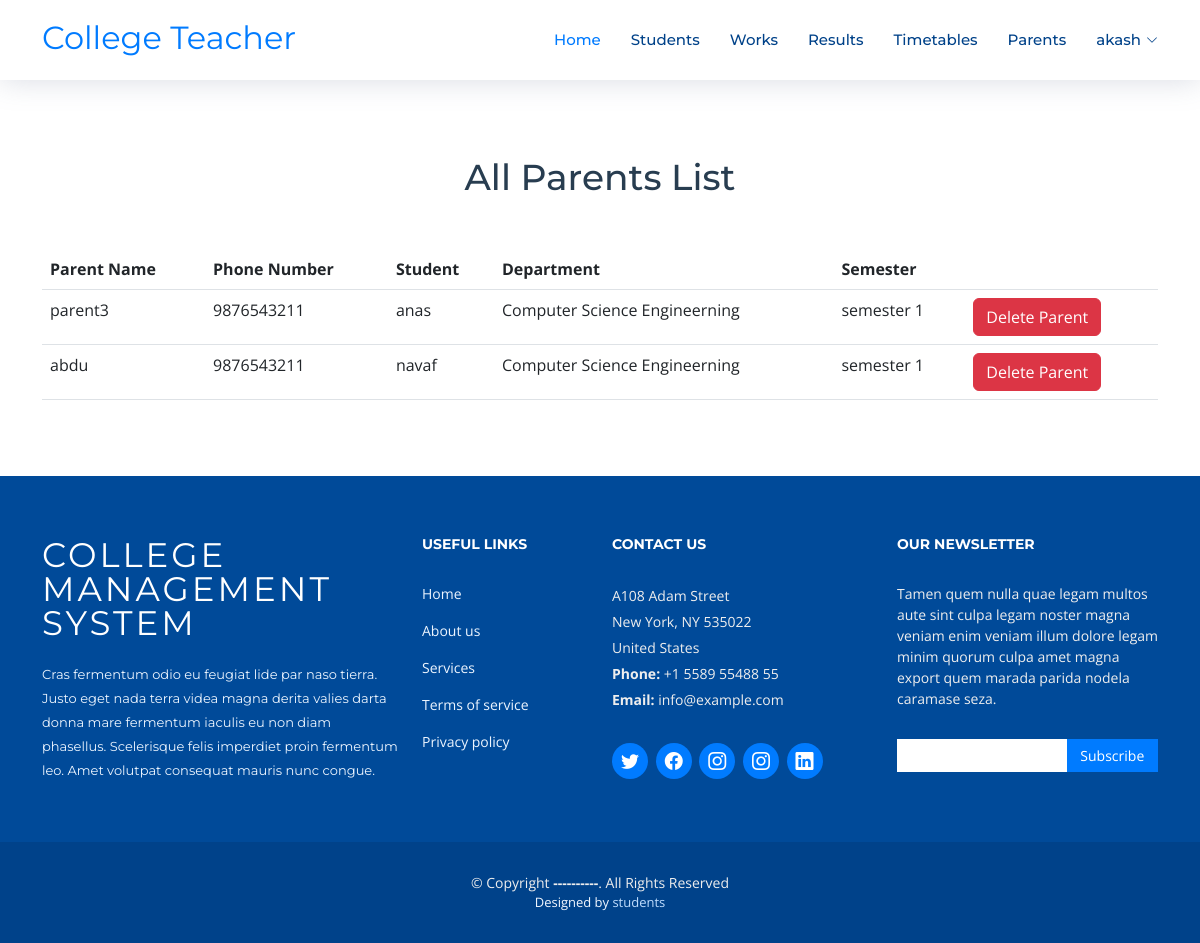
Page /Teacher/viewParents (signed in) on the committed database.
### parent/models.py (models this page shows)
class ParentProfile(models.Model):
    Phone_Number = models.IntegerField()
    Address = models.CharField(max_length=255)
    Department = models.CharField(max_length=255,null=True,blank=True)
    student = models.ForeignKey(StudentProfile,on_delete=models.CASCADE,null=True,blank=True)
    parent = models.ForeignKey(User,on_delete=models.CASCADE,null=True,blank=True)

### teacher/models.py (models this page shows)
class StudentProfile(models.Model):
    options = (
    ("Computer Science Engineerning","Computer Science Engineerning"),
    ("Electronics Engineerning","Electronics Engineerning"),
    ("Civil Engineerning","Civil Engineerning"),
    ("Mechanical Engineerning","Mechanical Engineerning"),
    ("Electrical Engineerning","Electrical Engineerning")
    )
    sems = (
        ("semester 1","semester 1"),
        ("semester 2","semester 2"),
        ("semester 3","semester 3"),
        ("semester 4","semester 4"),
        ("semester 5","semester 5"),
        ("semester 6","semester 6"),
    )
    Semester = models.CharField(max_length=255,choices=sems)
    Department = models.CharField(max_length=255,choices=options)
    Register_Number = models.CharField(max_length=255)
    Blood_Group = models.CharField(max_length=255,null=True,blank=True)
    Date_of_birth = models.DateField(blank=True)
    Phone_Number = models.IntegerField()
    Address = models.CharField(max_length=255)
    Profile_Image = models.FileField(upload_to="students")
    user = models.ForeignKey(User,on_delete=models.CASCADE,null=True,blank=True)

### teacher/views.py (the view)
# urls.py: path("viewParents",views.viewParents,name="viewParents"),
def viewParents(request):
    teacher = TeacherProfile.objects.get(user=request.user)
    students = StudentProfile.objects.filter(Department = teacher.Department)
    parents = ParentProfile.objects.filter(Department=teacher.Department)
    new_parents = parents.filter(student=None)
    new_parent_count = new_parents.count()
    return render(request,"teacher/view-parents.html",{"parents":parents,"new_parents":new_parents,"students":students,"new_parent_count":new_parent_count})

### templates/teacher/view-parents.html (shortened to what this page needs)
{% extends 'teacher/index.html' %}
{% block content %}
<main id="main">
    <section id="contact" class="contact">
        <div class="container" data-aos="fade-up">
            <div class="section-header mt-5 pt-5">
                <h3>All Parents List</h3>
            </div>
            <div class="row gx-lg-0 gy-4">
                <div class="col-lg-12">
                    <table class="table">
                        <thead>
                            <tr>
                                <th>Parent Name</th>
                                <th>Phone Number</th>
                                <th>Student </th>
                                <th>Department</th>
                                <th>Semester</th>
                                <th></th>
                            </tr>
                        </thead>
                        <tbody>
                            {% for t in parents %}
                            {% if t.student != None %}
                            <tr>
                                <td>{{t.parent.first_name}}</td>
                                <td>{{t.Phone_Number}}</td>
                                <td>{{t.student.user.first_name}}</td>
                                <td>{{t.student.Department}}</td>
                                <td>{{t.student.Semester}}</td>
                                <td>
                                    <a href="{% url 'deleteParent' t.parent.id %}" class="btn btn-danger"
                                        onclick="return confirm('Confirm Delete ? ')">Delete Parent</a>
                                </td>
                            </tr>
                            {% endif %}
                            {% endfor %}
                        </tbody>
                    </table>
                </div>
            </div>
        </div>
    </section>
</main>
{% endblock %}

### templates/teacher/index.html (shortened to what this page needs)
<!DOCTYPE html>
{% load static %}
<html lang="en">
<head>
    <link href="{% static 'assets/vendor/aos/aos.css' %}" rel="stylesheet">
    <link href="{% static 'assets/vendor/bootstrap/css/bootstrap.min.css' %}" rel="stylesheet">
    <link href="{% static 'assets/vendor/bootstrap-icons/bootstrap-icons.css' %}" rel="stylesheet">
    <link href="{% static 'assets/vendor/glightbox/css/glightbox.min.css' %}" rel="stylesheet">
    <link href="{% static 'assets/vendor/swiper/swiper-bundle.min.css' %}" rel="stylesheet">
    <link href="{% static 'assets/css/style.css' %}" rel="stylesheet">
</head>
<body>
    <header id="header" class="fixed-top d-flex align-items-center">
        <div class="container d-flex justify-content-between align-items-center ">
            <div class="logo">
                <a href="/">
                    <h2 class="mt-3">College Teacher</h2>
                </a>
            </div>
            <nav id="navbar" class="navbar">
                <ul>
                    <li><a class="nav-link scrollto active" href="/">Home</a></li>
                    <li><a class="nav-link scrollto" href="{% url 'viewDepartmentStudents' %}">Students</a></li>
                    <li><a class="nav-link scrollto" href="{% url 'viewWorks' %}">Works</a></li>
                    <li><a class="nav-link scrollto " href="{% url 'viewSemResults' %}">Results</a></li>
                    <li><a class="nav-link scrollto " href="{% url 'viewTimeTable' %}">Timetables</a></li>
                    <li><a class="nav-link scrollto" href="{% url 'viewParents' %}">Parents</a></li>
                    <li class="dropdown">
                        <a href="#">
                            <span>{{request.user.username}}</span>
                            <i class="bi bi-chevron-down"></i></a>
                    </li>
                </ul>
            </nav>
        </div>
    </header>
    {% block content %}{% endblock %}
    <footer id="footer">
        <div class="footer-top">
            <div class="container">
                <div class="row">
                    <div class="col-lg-4 col-md-6 footer-info">
                        <h3>College Management system</h3>
                        <p>Cras fermentum odio eu feugiat lide par naso tierra. Justo eget nada terra videa magna derita
                            valies darta donna mare fermentum iaculis eu non diam phasellus. Scelerisque felis imperdiet
                            proin fermentum leo. Amet volutpat consequat mauris nunc congue.</p>
                    </div>
                    <div class="col-lg-2 col-md-6 footer-links">
                        <h4>Useful Links</h4>
                        <ul>
                            <li><a href="#">Home</a></li>
                            <li><a href="#">About us</a></li>
                            <li><a href="#">Services</a></li>
                            <li><a href="#">Terms of service</a></li>
                            <li><a href="#">Privacy policy</a></li>
                        </ul>
                    </div>
                    <div class="col-lg-3 col-md-6 footer-contact">
                        <h4>Contact Us</h4>
                        <p>
                            A108 Adam Street <br>
                            New York, NY 535022<br>
                            United States <br>
                            <strong>Phone:</strong> +1 5589 55488 55<br>
                            <strong>Email:</strong> info@example.com<br>
                        </p>
                        <div class="social-links">
                            <a href="#" class="twitter"><i class="bi bi-twitter"></i></a>
                            <a href="#" class="facebook"><i class="bi bi-facebook"></i></a>
                            <a href="#" class="instagram"><i class="bi bi-instagram"></i></a>
                            <a href="#" class="instagram"><i class="bi bi-instagram"></i></a>
                            <a href="#" class="linkedin"><i class="bi bi-linkedin"></i></a>
                        </div>
                    </div>
                    <div class="col-lg-3 col-md-6 footer-newsletter">
                        <h4>Our Newsletter</h4>
                        <p>Tamen quem nulla quae legam multos aute sint culpa legam noster magna veniam enim veniam
                            illum dolore legam minim quorum culpa amet magna export quem marada parida nodela caramase
                            seza.</p>
                        <form action="" method="post">
                            <input type="email" name="email"><input type="submit" value="Subscribe">
                        </form>
                    </div>
                </div>
            </div>
        </div>
        <div class="container">
            <div class="copyright">
                &copy; Copyright <strong>----------</strong>. All Rights Reserved
            </div>
            <div class="credits">
                Designed by <a href="">students</a>
            </div>
        </div>
    </footer>
</body>
</html>

### static/assets/css/style.css (style rules this page uses)
body { background: #fff; color: #444; font-family: "Open Sans", sans-serif; }
a { color: #007bff; text-decoration: none; transition: 0.5s; }
p { padding: 0; margin: 0 0 30px 0; }
h1, h2, h3, h4, h5, h6 { font-family: "Montserrat", sans-serif; font-weight: 400; margin: 0 0 20px 0; padding: 0; }
#header { height: 80px; z-index: 997; transition: all 0.5s; background: #fff; box-shadow: 0px 0px 30px rgba(127, 137, 161, 0.3); }
.navbar { padding: 0; }
.navbar ul { margin: 0; padding: 0; display: flex; list-style: none; align-items: center; }
.navbar li { position: relative; }
.navbar a, .navbar a:focus { display: flex; align-items: center; justify-content: space-between; padding: 10px 0 10px 30px; font-family: "Montserrat", sans-serif; font-size: 15px; color: #004289; font-weight: 500; white-space: nowrap; transition: 0.3s; }
.navbar a i, .navbar a:focus i { font-size: 12px; line-height: 0; margin-left: 5px; }
.navbar a:hover, .navbar .active, .navbar .active:focus, .navbar li:hover>a { color: #007bff; }
section { overflow: hidden; }
.section-header h3 { font-size: 36px; color: #283d50; text-align: center; font-weight: 500; position: relative; }
#contact { box-shadow: 0px 0px 12px 0px rgba(0, 0, 0, 0.1); padding: 60px 0; overflow: hidden; }
#contact .section-header { padding-bottom: 30px; }
#footer { background: #00428a; padding: 0 0 30px 0; color: #eee; font-size: 14px; }
#footer .footer-top { background: #004a99; padding: 60px 0 30px 0; }
#footer .footer-top .footer-info { margin-bottom: 30px; }
#footer .footer-top .footer-info h3 { font-size: 34px; margin: 0 0 20px 0; padding: 2px 0 2px 0; line-height: 1; font-family: "Montserrat", sans-serif; color: #fff; font-weight: 400; letter-spacing: 3px; text-transform: uppercase; }
#footer .footer-top .footer-info p { font-size: 13px; line-height: 24px; margin-bottom: 0; font-family: "Montserrat", sans-serif; color: #ecf5ff; }
#footer .footer-top .social-links a { font-size: 18px; display: inline-flex; align-items: center; justify-content: center; background: #007bff; color: #fff; margin-right: 4px; border-radius: 50%; text-align: center; width: 36px; height: 36px; transition: 0.3s; }
#footer .footer-top .social-links a i { line-height: 0; }
#footer .footer-top h4 { font-size: 14px; font-weight: bold; color: #fff; text-transform: uppercase; position: relative; padding-bottom: 10px; }
#footer .footer-top .footer-links { margin-bottom: 30px; }
#footer .footer-top .footer-links ul { list-style: none; padding: 0; margin: 0; }
#footer .footer-top .footer-links ul li { padding: 8px 0; }
#footer .footer-top .footer-links ul li:first-child { padding-top: 0; }
#footer .footer-top .footer-links ul a { color: #ecf5ff; }
#footer .footer-top .footer-contact { margin-bottom: 30px; }
#footer .footer-top .footer-contact p { line-height: 26px; }
#footer .footer-top .footer-newsletter { margin-bottom: 30px; }
#footer .footer-top .footer-newsletter input[type=email] { border: 0; padding: 6px 8px; width: 65%; }
#footer .footer-top .footer-newsletter input[type=submit] { background: #007bff; border: 0; width: 35%; padding: 6px 0; text-align: center; color: #fff; transition: 0.3s; cursor: pointer; }
#footer .copyright { text-align: center; padding-top: 30px; }
#footer .credits { text-align: center; font-size: 13px; color: #f1f7ff; }
#footer .credits a { color: #bfddfe; }

### rows in the picture
ParentProfile: parent.first_name "parent3", Phone_Number "9876543211", student.user.first_name "anas", student.Department "Computer Science Engineerning", student.Semester "semester 1"
ParentProfile: parent.first_name "abdu", Phone_Number "9876543211", student.user.first_name "navaf", student.Department "Computer Science Engineerning", student.Semester "semester 1"

### other values in the picture
{{ request.user.username }} "akash"
